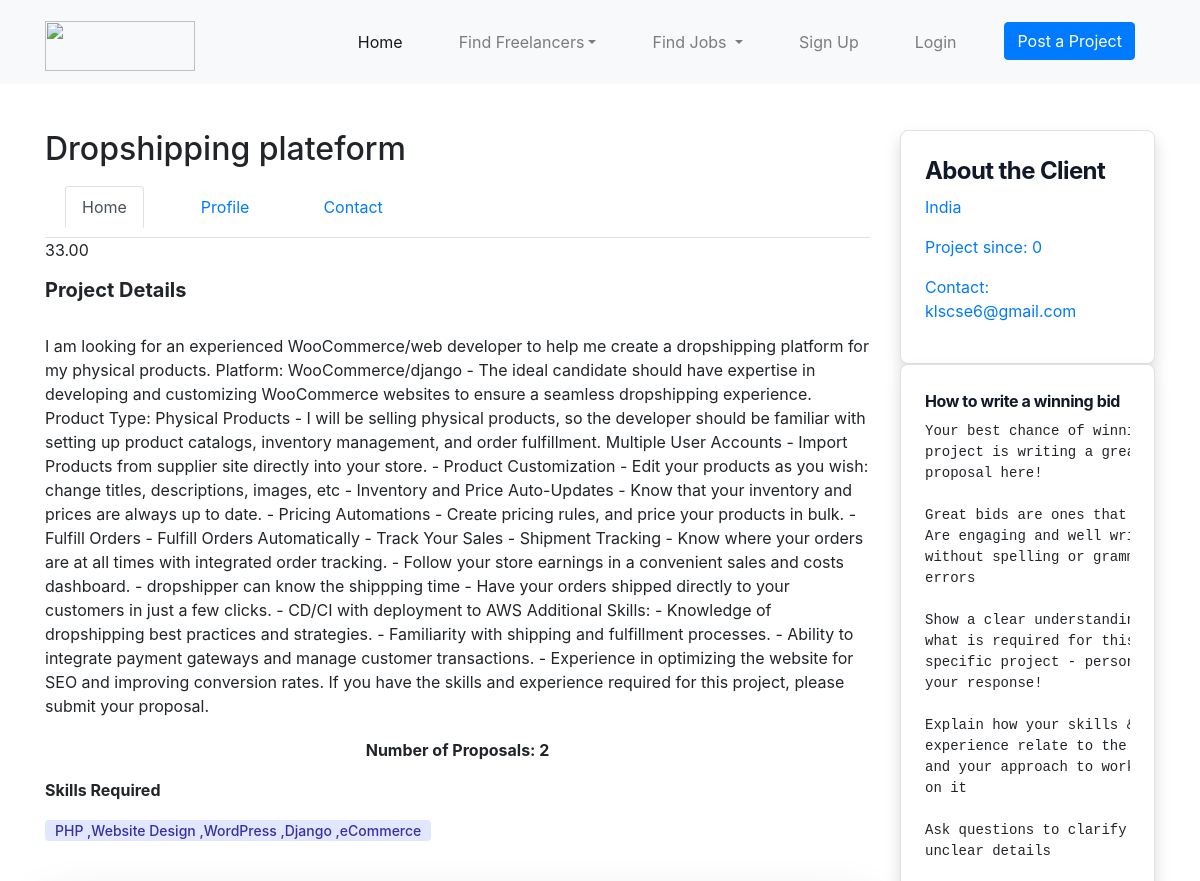
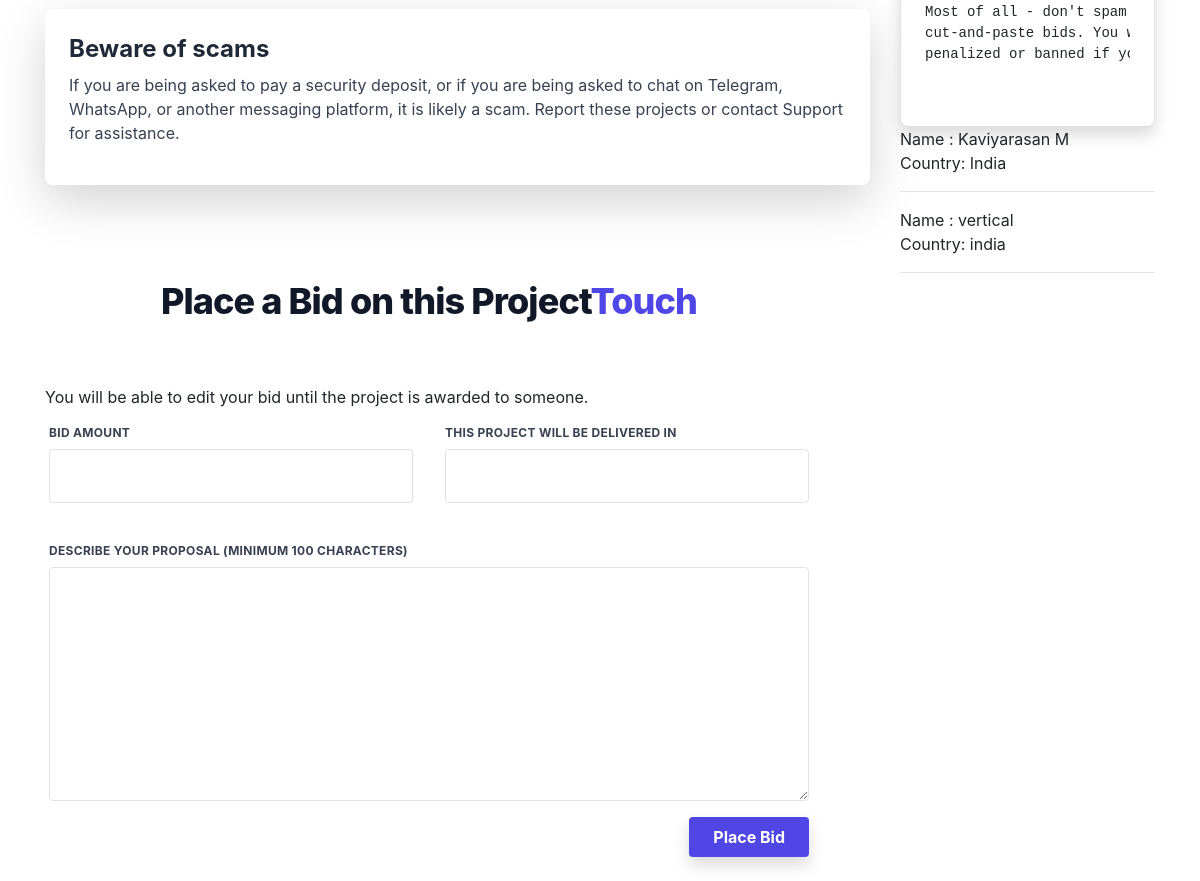
The page /betproject.php?id=20 on the database its author committed (2 pictures, top to bottom).
### tables this page shows
CREATE TABLE `newproj` (
  `id` int(11) NOT NULL,
  `Name` varchar(255) NOT NULL,
  `Description` text DEFAULT NULL,
  `thumbnail_url` varchar(255) DEFAULT NULL,
  `skills` varchar(255) DEFAULT NULL,
  `payment_method` varchar(50) DEFAULT NULL,
  `catagories` varchar(255) DEFAULT NULL,
  `budget` decimal(10,2) DEFAULT NULL,
  `date` date DEFAULT NULL,
  `email` varchar(255) NOT NULL
);

CREATE TABLE `users` (
  `dashboard_id` int(11) NOT NULL,
  `email` varchar(255) NOT NULL,
  `password` varchar(255) NOT NULL,
  `name` varchar(40) NOT NULL,
  `Country` varchar(50) DEFAULT NULL,
  `Street` varchar(100) DEFAULT NULL,
  `date` int(20) NOT NULL,
  `City` varchar(50) DEFAULT NULL,
  `State` varchar(50) DEFAULT NULL,
  `ZIP` varchar(20) DEFAULT NULL
);

CREATE TABLE `betproject` (
  `bid_id` int(40) NOT NULL,
  `proj_id` int(11) NOT NULL,
  `projtitle` varchar(500) NOT NULL,
  `projselleremail` varchar(20) NOT NULL,
  `sellamount` varchar(20) NOT NULL,
  `projdate` varchar(10) NOT NULL,
  `freelancername` varchar(50) NOT NULL,
  `freelanceremail` varchar(30) NOT NULL,
  `country` varchar(20) NOT NULL,
  `bidamount` varchar(20) NOT NULL,
  `deliverdayscount` varchar(10) NOT NULL,
  `proposal` varchar(1000) NOT NULL,
  `status` varchar(20) NOT NULL
);

### betfunc.php (called while the page is built, shortened)
<?php
include "php/conn.php";
$proj_id = $_GET['id'];
$selectQuery = "SELECT * FROM betproject WHERE proj_id = ?";
$stmtSelect = $conn->prepare($selectQuery);
$stmtSelect->bind_param("i", $proj_id);
$stmtSelect->execute();
$result = $stmtSelect->get_result();
if ($result && $result->num_rows > 0) {
    $proposalData = $result->fetch_all(MYSQLI_ASSOC);
} else {
}
?>

### betproject.php (the view, shortened to what this page needs)
<?php
include "php/conn.php";
if (isset($_GET['id'])) {
    $id = $_GET['id'];
    $query = "SELECT * FROM newproj WHERE id = $id";
    $result = mysqli_query($conn, $query);
    if ($result && mysqli_num_rows($result) > 0) {
        $proj = mysqli_fetch_assoc($result);
        $email = $proj['email'];
        $emailQuery = "SELECT * FROM users WHERE email = '$email'";
        $emailResult = mysqli_query($conn, $emailQuery);
        if ($emailResult && mysqli_num_rows($emailResult) > 0) {
            $emailDetails = mysqli_fetch_assoc($emailResult);
        }
    } else {
        echo "Project not found.";
    }
} else {
    echo "Project ID is missing.";
}
include "betfunc.php";
?>
<!DOCTYPE html>
<html lang="en">
<head>
    <link rel="stylesheet" href="https://cdnjs.cloudflare.com/ajax/libs/font-awesome/6.3.0/css/all.min.css" />
    <link href="https://unpkg.com/tailwindcss@^2/dist/tailwind.min.css" rel="stylesheet">
    <link href="https://cdn.tailwindcss.com/v3.0.2/tailwind.min.css" rel="stylesheet">
    <link rel="stylesheet" href="https://cdn.jsdelivr.net/npm/bootstrap@4.1.3/dist/css/bootstrap.min.css">
<link rel="stylesheet" href="./style.css">
<link rel="stylesheet" href="https://cdn.jsdelivr.net/npm/bootstrap-icons@1.3.0/font/bootstrap-icons.css">
</head>
<body>
<nav class="navbar navbar-expand-lg navbar-light bg-light fixed-top" id="mainNav">
    <div class="container">
        <a class="navbar-brand js-scroll-trigger" href="index.php">
            <img style="height: 50px; width: 150px;" src="https://verticalmedia.co.in/img/logo.png" >
        </a>
        <div class="collapse navbar-collapse" id="navbarResponsive">
            <ul class="navbar-nav ml-auto">
                <li class="nav-item active">
                    <a class="nav-link" href="index.php">Home <span class="sr-only">(current)</span></a>
                </li>
                <li class="nav-item dropdown main-menu">
                    <a class="nav-link dropdown-toggle" href="#">Find Freelancers</a>
                </li>
                <li class="nav-item dropdown main-menu">
                    <a class="nav-link dropdown-toggle" href="#" id="navbarDropdownMenuLink" data-toggle="dropdown" aria-haspopup="true" aria-expanded="false">
                        Find Jobs
                    </a>
                </li>
                <?php if (isset($_SESSION['user_email'])): ?>
                <li class="nav-item">
                    <a class="nav-link" href="#"><?= $_SESSION['user_email'] ?></a>
                </li>
                <li class="nav-item">
                    <a class="nav-link" href="logout.php">Logout</a>
                </li>
                <?php else: ?>
                <li class="nav-item">
                    <a class="nav-link" href="./login.php">Sign Up</a>
                </li>
                <li class="nav-item">
                    <a class="nav-link" href="./login.php">Login</a>
                </li>
                <?php endif; ?>
                <?php if (isset($_SESSION['user_email'])): ?>
    <li class="nav-item">
        <a href="dashboard.php" class="btn btn-primary">Dashboard</a>
    </li>
      <?php else: ?>
    <li class="nav-item">
        <a href="postproject.php" class="btn btn-primary">Post a Project</a>
    </li>
    <?php endif; ?>
            </ul>
        </div>
    </div>
</nav>
<div class="container">
        <div class="row ">
                <div class="col-9">
            <main role="main" class="container1 ">
            <?php if (isset($proj)): ?>
            <h2><?= $proj['Name'] ?></h2>
            <div class="row">
            <div class="col-md">
            <div class="starter-template">
            <ul class="nav nav-tabs" id="myTab" role="tablist">
            <li class="nav-item">
    <a class="nav-link active" id="home-tab" data-toggle="tab" href="#home" role="tab" aria-controls="home" aria-selected="true">Home</a>
        </li>
            <li class="nav-item">
            <a class="nav-link" id="profile-tab" data-toggle="tab" href="#profile" role="tab" aria-controls="profile" aria-selected="false">Profile</a>
            </li>
            <li class="nav-item">
            <a class="nav-link" id="contact-tab" data-toggle="tab" href="#contact" role="tab" aria-controls="contact" aria-selected="false">Contact</a>
            </li>
            </ul>
            <div class="tab-content" id="myTabContent">
            <p><?= $proj['budget'] ?></p>
<div class="tab-pane masonry-container fade show active" id="home" role="tabpanel" aria-labelledby="home-tab">
<h5><strong>Project Details</strong></h5>
<br><p><?= $proj['Description'] ?></p>
<div class="proposal-count ">
        <p>Number of Proposals: <?= $result->num_rows ?></p>
    </div>
<strong><p>
Skills Required</p></strong>
<span class="bg-indigo-100 text-indigo-800 text-sm font-medium mr-2 px-2.5 py-0.5 rounded dark:bg-indigo-900 dark:text-indigo-300"><?= $proj['skills'] ?></span>
<br><br><br>
<div class="bg-white p-6 rounded-lg shadow-lg">
<h2 class="text-2xl font-bold mb-2 text-gray-800">Beware of scams</h2>
<p class="text-gray-700">
If you are being asked to pay a security deposit, or if you are being asked to chat on Telegram, WhatsApp, or another messaging platform,
it is likely a scam. Report these projects or contact Support for assistance.</p>
</div>
</div>
<br><br>
<br>
<br>
<?php endif; ?>
<div class="max-w-screen-md  ">
<div class="text-center mb-16">
<h3 class="text-3xl sm:text-4xl leading-normal font-extrabold tracking-tight text-gray-900">
Place a Bid on this Project<span class="text-indigo-600">Touch</span>
</h3>
</div>
<p>You will be able to edit your bid until the project is awarded to someone.</p>
<form action="php/bitproj.php" method="POST" enctype="multipart/form-data">
<div class="flex flex-wrap -mx-3 mb-6">
<div class="w-full md:w-1/2 px-3 mb-6 md:mb-0">
<label class="block uppercase tracking-wide text-gray-700 text-xs font-bold mb-2" for="grid-first-name">
Bid Amount
</label>
<input name="bitamount" class="appearance-none block w-full  text-gray-700 border border-red-500 rounded py-3 px-4 mb-3 leading-tight focus:outline-none focus:bg-white" id="grid-first-name" type="number" >
</div>
<div class="w-full md:w-1/2 px-3">
<label class="block uppercase tracking-wide text-gray-700 text-xs font-bold mb-2" for="grid-last-name">
This project will be delivered in
</label>
<input name="deliverydays" class="appearance-none block w-full  text-gray-700 border border-gray-200 rounded py-3 px-4 leading-tight focus:outline-none focus:bg-white focus:border-gray-500" id="grid-last-name" type="number">
</div>
</div>
<div class="flex flex-wrap -mx-3 mb-6">
<div class="w-full px-3">
<label class="block uppercase tracking-wide text-gray-700 text-xs font-bold mb-2" for="grid-password">
Describe your proposal (minimum 100 characters)
</label>
<textarea name="proposal" rows="10" class="appearance-none block w-full  text-gray-700 border border-gray-200 rounded py-3 px-4 mb-3 leading-tight focus:outline-none focus:bg-white focus:border-gray-500">
</textarea>
</div>
<div class="flex justify-between w-full px-3">
<button class="shadow bg-indigo-600 hover:bg-indigo-400 focus:shadow-outline focus:outline-none text-white font-bold py-2 px-6 rounded" type="submit">
Place Bid
</button>
</div>
</div>
</form>
</div></div>
</main></div>
    <div class="col-3 container1">
    <?php if (isset($emailDetails)): ?>
<a href="#" class="block max-w-sm p-6 bg-white border border-gray-200 rounded-lg shadow hover:bg-gray-100 dark:bg-gray-800 dark:border-gray-700 dark:hover:bg-gray-700">
    <h5 class="mb-2 text-2xl font-bold tracking-tight text-gray-900 dark:text-white">About the Client</h5>
    <p><?= $emailDetails['Country'] ?></p>
    <p>Project since: <?= $emailDetails['date'] ?></p>
    <p>Contact:  <?= $emailDetails['email'] ?></p>
</a>
<a href="#" class="block max-w-sm p-6 bg-white border border-gray-200 rounded-lg shadow hover:bg-gray-100 dark:bg-gray-800 dark:border-gray-700 dark:hover:bg-gray-700">
    <p class="mb-2  font-bold tracking-tight text-gray-900 dark:text-white">How to write a winning bid</p>
    <pre>
Your best chance of winning this
project is writing a great bid
proposal here!
Great bids are ones that:
Are engaging and well written
without spelling or grammatical
errors
Show a clear understanding of
what is required for this
specific project - personalize
your response!
Explain how your skills &
experience relate to the project
and your approach to working
on it
Ask questions to clarify any
unclear details
Most of all - don't spam or post
cut-and-paste bids. You will be
penalized or banned if you do so.
    </pre>
</a>
    <?php endif; ?>
    <?php
if (isset($proposalData) && is_array($proposalData)) {
    foreach ($proposalData as $proposal) {
        echo "Name : " . $proposal['freelancername'] . "<br>";
        echo "Country: " . $proposal['country'] . "<br>";
        echo "<hr>";
}
} else {
    echo "No proposals found for this project.";
}
?>
 </div>
   </div>
</body>
</html>

### style.css (style rules this page uses)
html { scroll-behavior: smooth; }
li.nav-item { padding: 10px 20px; }
ul { padding: 0px; }
ol, ul { margin-bottom: 0px; }

### betproject.php (style rules this page uses)
.container1 { margin-top:130px; }
.proposal-count { text-align: center; margin-top: 20px; font-weight: bold; }

### rows shown on the page
newproj: Name "Dropshipping plateform", budget "33.00", Description "I am looking for an experienced WooCommerce/web developer to help me create a dropshipping platform for my physical products. Platform: WooCommerce/django - The ideal candidate should have expertise in developing and customizing WooCommerce websites to ensure a seamless dropshipping experience. Product Type: Physical Products - I will be selling physical products, so the developer should be familiar with setting up product catalogs, inventory management, and order fulfillment. Multiple User Accounts - Import Products from supplier site directly into your store. - Product Customization - Edit your products as you wish: change titles, descriptions, images, etc - Inventory and Price…", skills "PHP ,Website Design ,WordPress ,Django ,eCommerce"
users: Country "India", date "0", email "klscse6@gmail.com"
betproject: freelancername "Kaviyarasan M", country "India"
betproject: freelancername "vertical", country "india"

### other values the page prints
$result->num_rows "2"
